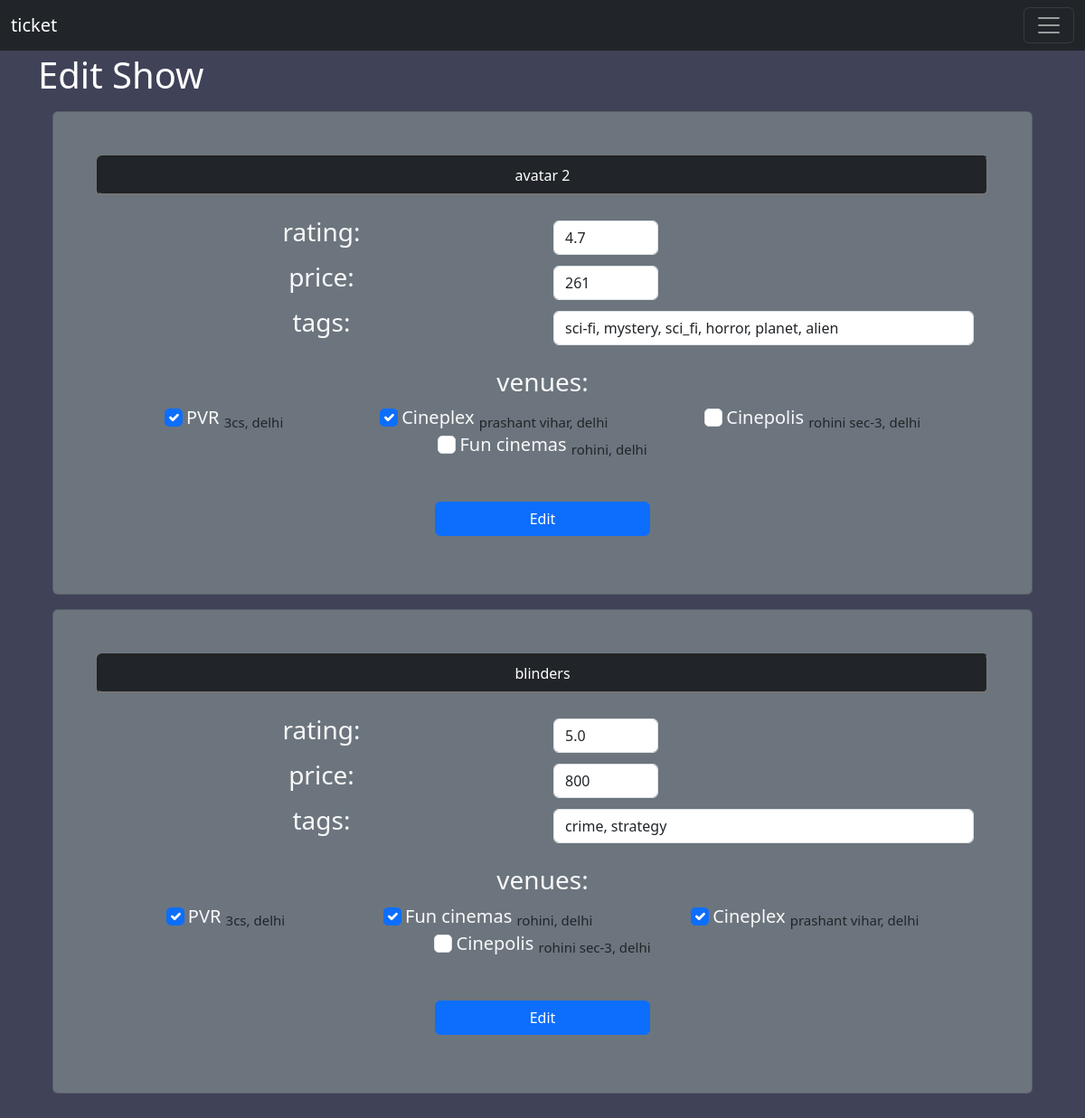
Screenshot of /show_edit (signed in) with the database file from the repository.
### application/models.py (models this page shows)
class Show(db.Model):
    __tablename__="show"
    show_id=db.Column(db.Integer, primary_key=True,  autoincrement=True)
    show_name=db.Column(db.String, nullable=False)
    show_rating=db.Column(db.Numeric(1,1))
    show_price_per_ticket=db.Column(db.Integer)
    show_num_ratings=db.Column(db.Integer, default=0)
    show_total_rating=db.Column(db.Integer, default=0)

class Tag(db.Model):
    __tablename__="tag"
    tag_id=db.Column(db.Integer, primary_key=True, autoincrement=True)
    tag_name=db.Column(db.String, unique=True)
    tag_shows=db.relationship("Show", secondary="tag_of_shows",backref="show_tags")

class Venue(db.Model):
    __tablename__="venue"
    venue_id=db.Column(	db.Integer, primary_key=True, autoincrement=True)
    venue_name=db.Column(db.String,  nullable=False)
    venue_location=db.Column(db.String,  nullable=False)
    venue_max_no_of_shows=db.Column(db.Integer,  nullable=False)
    venue_max_seats_per_show=db.Column(db.Integer,  nullable=False)
    venue_num_shows_added=db.Column(db.Integer, default=0)
    ven_shows=db.relationship("Show",secondary="show_in_venue",backref='show_vens')

### application/controllers.py (the view, shortened to what this page needs)
@app.route("/show_edit", methods=["GET","POST"])
def show_edit():
    global logged_admin_id
    if not logged_admin_id:
        return redirect(url_for('admin'))
    shows=Show.query.all()
    venues=Venue.query.filter(Venue.venue_num_shows_added<Venue.venue_max_no_of_shows).all()
    return render_template("show_edit.html", shows=shows, venues=venues)

### templates/show_edit.html (shortened to what this page needs)
<!DOCTYPE html>
<html lang="en">
<head>
  <link href="https://cdn.jsdelivr.net/npm/bootstrap@5.3.0-alpha1/dist/css/bootstrap.min.css" rel="stylesheet"
>
  <link rel="stylesheet" href="https://cdn.jsdelivr.net/npm/bootstrap-icons@1.10.3/font/bootstrap-icons.css">
</head>
<body class="text-white">
  <nav class="navbar navbar-dark bg-dark fixed-top">
    <div class="container-fluid">
      <a class="navbar-brand" href="/">ticket</a>
      <button class="navbar-toggler" type="button" data-bs-toggle="offcanvas" data-bs-target="#offcanvasDarkNavbar"
        aria-controls="offcanvasDarkNavbar" aria-label="Toggle navigation">
        <span class="navbar-toggler-icon"></span>
      </button>
    </div>
  </nav>
  <div class="p-4">
    <div class="container" id="heading">
      <h1 class="text-shadow-lg">Edit Show</h1>
    </div>
    {%if shows%}
    <div class="container d-flex flex-row flex-wrap justify-content-evenly">
      {%for show in shows%}
        <form class="flex-shrink-1 px-3 my-2" method="POST">
          <div class="card text-bg-secondary p-5">
            <input class="card-title text-center bg-dark p-2 rounded" required value="{{show.show_name}}" name="show_name">
            <div class="card-body text-light text-center">
                <div class="row">
                  <div class="col"><h3 class="text-right">rating: </h3></div>
                  <div class="col"><h3 class="text-left"><input name="show_rating" class="w-25 form-control mt-1 text-dark" value="{{show.show_rating}}" type="number" min="0" step="0.1" max="5"></h3></div>
                </div>
                <div class="row">
                  <div class="col"><h3 class="text-right">price: </h3></div>
                  <div class="col"><h3 class="text-left">
                    <input name="price" class="w-25 form-control mt-1 text-dark" value="{{show.show_price_per_ticket}}" type="number" step="1" min="0" required>
                  </h3></div>
                </div>
                <div class="row">
                  <div class="col"><h3 class="text-right">tags:</h3></div>
                  <div class="col"><h3 class="text-left">
                      <input name="tags" class="w-100 form-control mt-1 text-dark" value="{%for tag in show.show_tags%}{{tag.tag_name}}{{', ' if not loop.last else '' }}{%endfor%}">
                  </h3></div>
                </div>
                  <div class="mt-3"><h3>venues:</h3></div>
                  <div class="d-flex flex-row flex-wrap justify-content-evenly">
                    {%for venue in show.show_vens%}
                      <div class="px-5 flex-shrink-1">
                        <input class="fs-5 form-check-input" checked type="checkbox" name="option" id="{{show.show_id}}show{{venue.venue_id}}" value="{{venue.venue_id}}">
                        <label class="fs-5 form-check-label" for="{{show.show_id}}show{{venue.venue_id}}">{{venue.venue_name}} <sub class="text-dark">{{venue.venue_location}}</sub></label>
                      </div>
                    {%endfor%}
                    {%for venue in venues if venue not in show.show_vens%}
                      <div class="px-5 flex-shrink-1">
                        <input class="fs-5 form-check-input" type="checkbox" name="option" id="{{show.show_id}}show{{venue.venue_id}}" value="{{venue.venue_id}}">
                        <label class="fs-5 form-check-label" for="{{show.show_id}}show{{venue.venue_id}}">{{venue.venue_name}} <sub class="text-dark">{{venue.venue_location}}</sub></label>
                      </div>
                    {%endfor%}
                  </div>
            <button type="submit" class="btn btn-md btn-primary w-25 mx-auto mt-5" value="{{show.show_id}}" name="show_id">Edit</button>
            </div>
          </div>
        </form>
      {%endfor%}
    </div>
    {%else%}
    <p class="text-danger">No shows exist</p>
    {%endif%}
  </div>
</body>
</html>

### templates/show_edit.html (style rules this page uses)
body { background-color: #404258; }
#heading { margin-top: 3%; }

### rows the page displays
Show: show_name "avatar 2", show_rating "4.7", price "261", {{ show.show_id }} 8 (drawn)
Tag: tags "sci-fi, mystery, sci_fi, horror, planet, alien"
Venue: venue_name "PVR", venue_location "3cs, delhi"
Venue: venue_name "Cineplex", venue_location "prashant vihar, delhi"
Venue: venue_name "Cinepolis", venue_location "rohini sec-3, delhi"
Venue: venue_name "Fun cinemas", venue_location "rohini, delhi"
Show: show_name "blinders", show_rating "5.0", price "800", {{ show.show_id }} 9 (drawn)
Tag: tags "crime, strategy"
